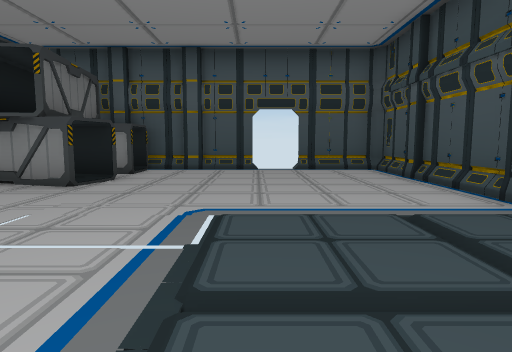
[1] (above)

21 first-person views from a walk through a 3-D level made in the Unity game engine. The camera is 1.5 m above the floor, tilts 6° down and sees 75° across. Doors are open. The floor is counted in squares, 2 m on a side. Each view is taken from the middle of a square. On the plan, view 1 faces up. The plan holds only what a view shows up to about 11 squares ahead; the rest is blank. The place goes on beyond the plan. The player is left out. Some surface patterns are stand-ins.

[2]
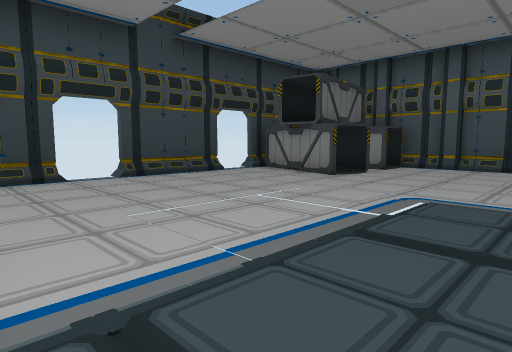

[3]
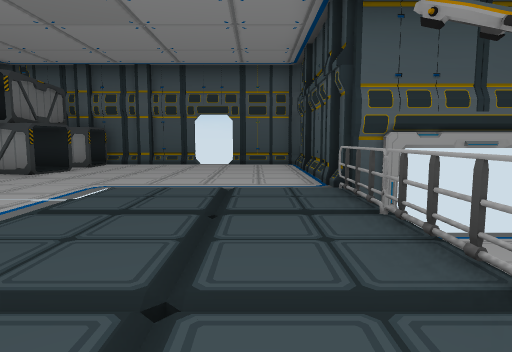

[4]
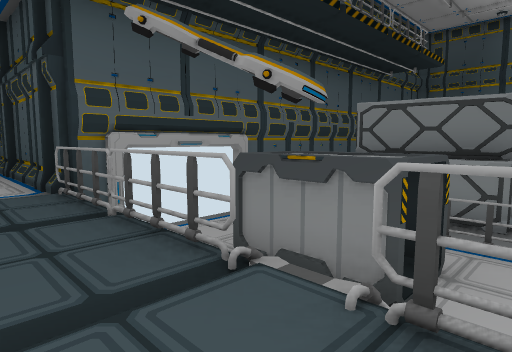

[5]
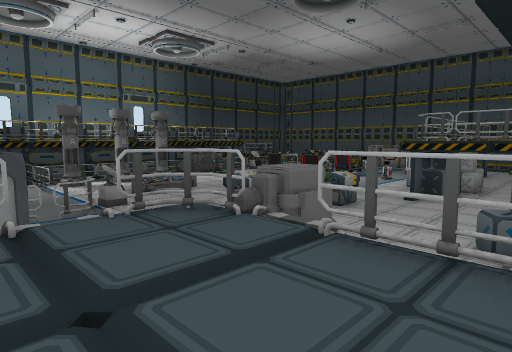

[6]
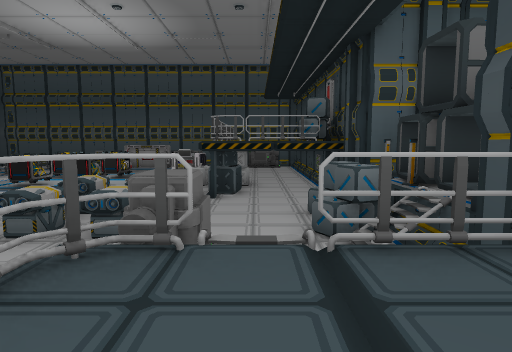

[7]
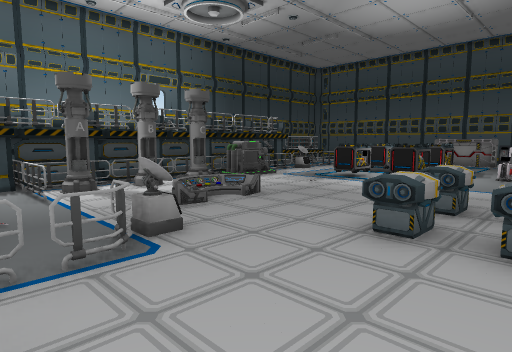

[8]
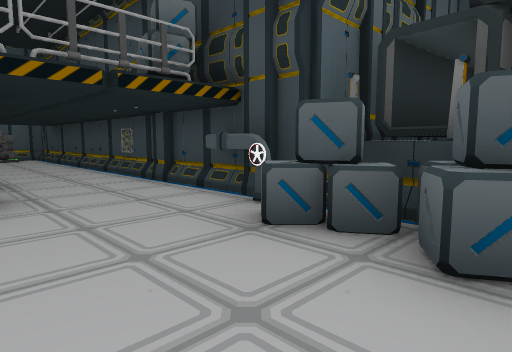

[9]
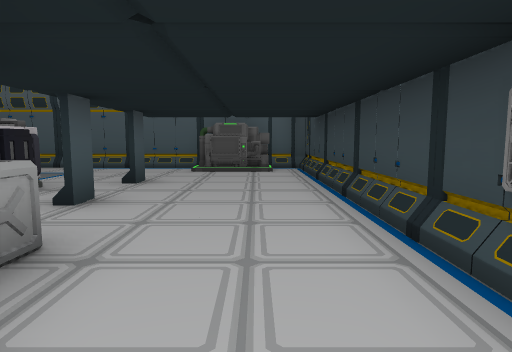

[10]
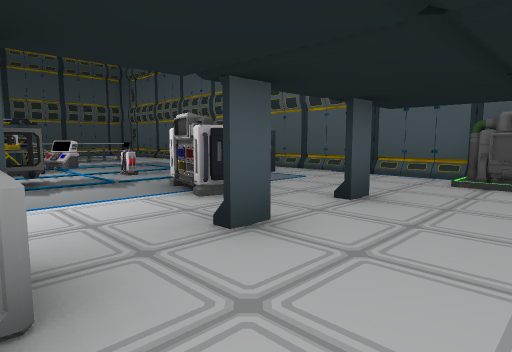

[11]
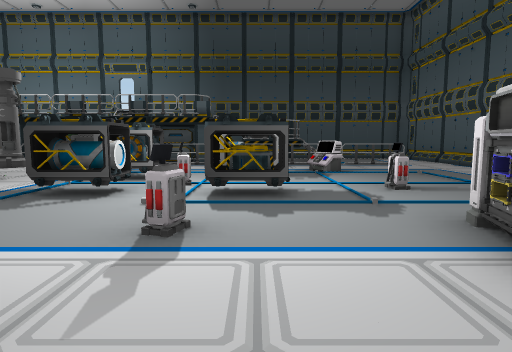

[12]
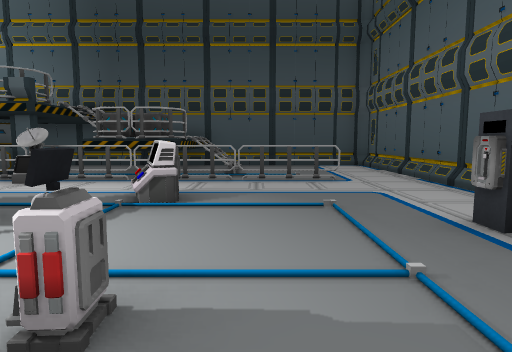

[13]
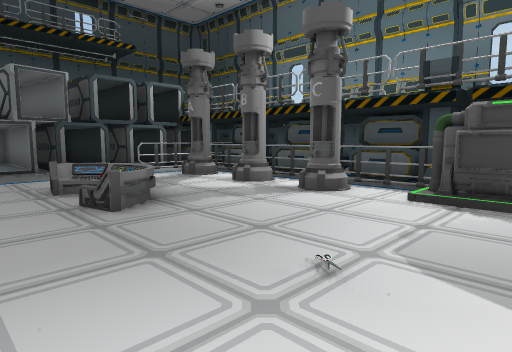

[14]
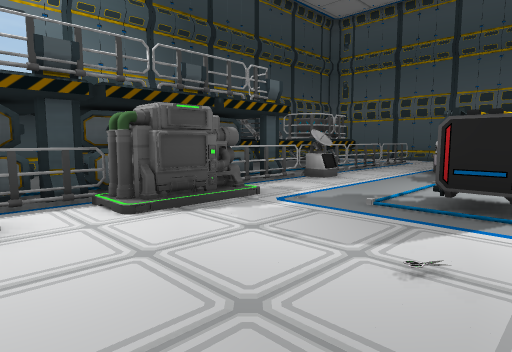

[15]
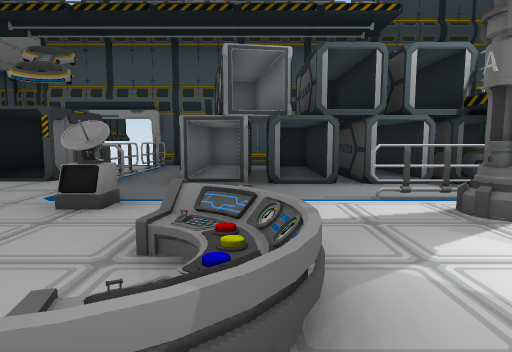

[16]
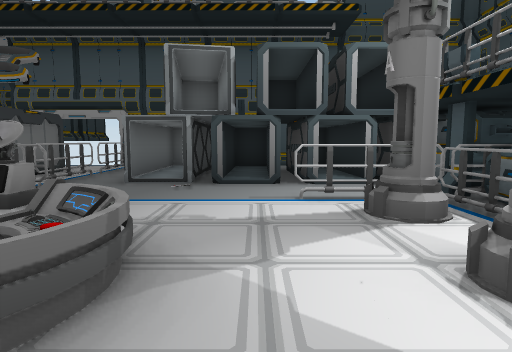

[17]
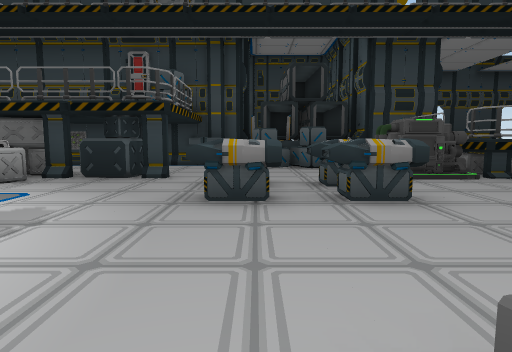

[18]
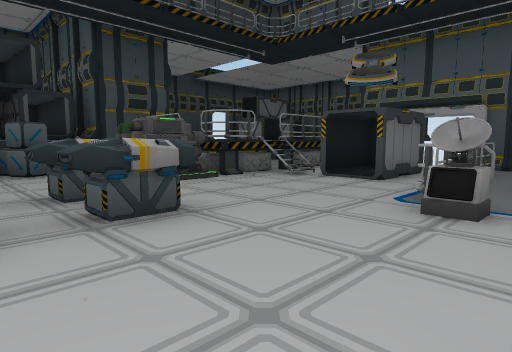

[19]
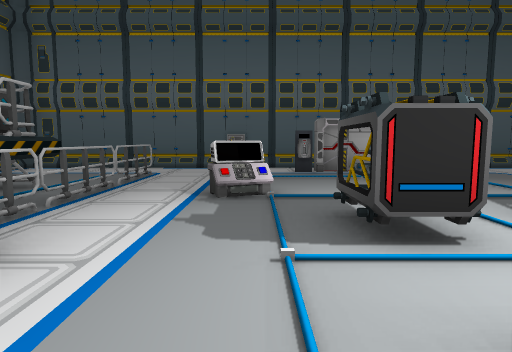

[20]
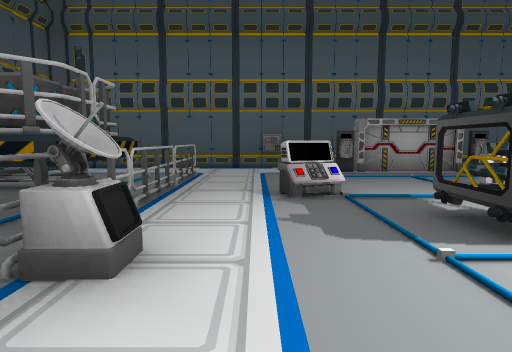

[21]
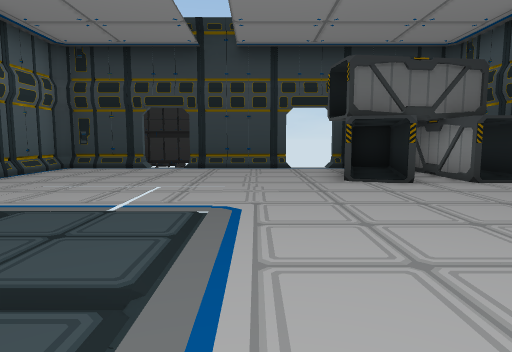

### Floor plan
Key: @ floor where view 1 was taken; # wall or solid block; . main floor; : floor 1.5 m higher than the main floor; / step, stairs or slope; D open door; = window, fence, low wall or low ledge; v drop or lower ground; O other object.
Columns run from 7 left of view 1 to 18 right of it. Each row starts with its distance up from view 1.
 10     ###DD###
  9    O#::DD::#
  8   OOO::::::#
  7  OOOO::::::#
  6 #OOO:::::::#
  5  D:::::::::#
  4 #::::::::::DD ####
  3 #::::::::::DD.#  ##D
  2  D::::::::: ..O.OOOOO
  1  D::::::::O#OOO.OOOOO
  0 #::::::@::O#OOO.OO.OOO
 -1 #::::::::::/OOO.OO/OOOO
 -2  ###   D:::...O......#
 -3        D /O....O...OOOO
 -4    #####  O.........O#O #
 -5    OOOOO...O.O..//..##O #
 -6     OOOOO..O.O...=..O#O
 -7     #OOOO..O.O......##O
 -8       #O...O.O......O#  D
 -9       #O..#.........O#O D
-10       #...#.........O#O #
-11       #...#....O.O...#O #
-12       #...OO...O.O..O#O.##
-13       #O..O..O..OO..O#vv##
-14       #/.......OOO..OO:: #
-15       #/..#..........O:  #
-16       #/....OO.O..O.O=//.#
-17       #/..#.........O/...#
-18       #/............O/...#
-19       #///....OOOO.......#
-20       #/OO.....  ..O.....#
-21        ###################

Where each view was taken, in squares from view 1:
view 1: 0 up, 0 right, facing up
view 2: 1 down, 1 right, facing up-left
view 3: 2 down, 2 right, facing up
view 4: 2 down, 2 right, facing up-right
view 5: 0 up, 0 right, facing down-right
view 6: 0 up, 2 right, facing down
view 7: 1 down, 4 right, facing down-right
view 8: 5 down, 3 right, facing down-left
view 9: 11 down, 1 right, facing down
view 10: 13 down, 1 right, facing down-right
view 11: 14 down, 3 right, facing right
view 12: 17 down, 7 right, facing right
view 13: 10 down, 8 right, facing up-right
view 14: 7 down, 9 right, facing down-right
view 15: 7 down, 10 right, facing up
view 16: 7 down, 11 right, facing up
view 17: 7 down, 10 right, facing left
view 18: 7 down, 9 right, facing up-left
view 19: 11 down, 11 right, facing down
view 20: 11 down, 12 right, facing down
view 21: 4 up, 3 right, facing left
